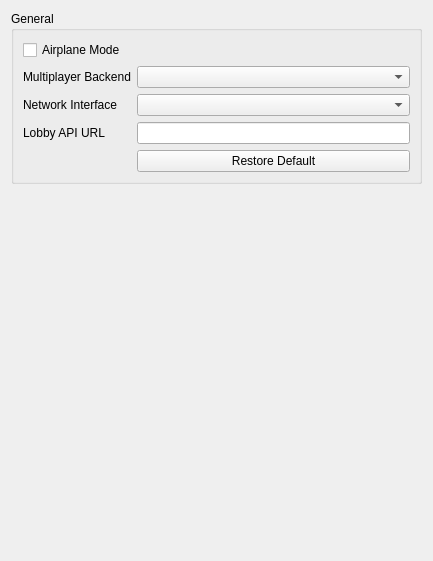
<?xml version="1.0" encoding="UTF-8"?>
<ui version="4.0">
 <class>ConfigureNetwork</class>
 <widget class="QWidget" name="ConfigureNetwork">
  <property name="geometry">
   <rect>
    <x>0</x>
    <y>0</y>
    <width>433</width>
    <height>561</height>
   </rect>
  </property>
  <property name="windowTitle">
   <string>Form</string>
  </property>
  <property name="accessibleName">
   <string>Network</string>
  </property>
  <layout class="QVBoxLayout" name="verticalLayout">
   <item>
    <layout class="QVBoxLayout" name="verticalLayout_3">
     <item>
      <widget class="QGroupBox" name="groupBox_2">
       <property name="title">
        <string>General</string>
       </property>
       <layout class="QGridLayout" name="gridLayout_2">
        <item row="0" column="0" colspan="2">
         <widget class="QCheckBox" name="airplane_mode">
          <property name="text">
           <string>Airplane Mode</string>
          </property>
          <property name="toolTip">
           <string>Disable all network functionality, similar to Nintendo Switch airplane mode</string>
          </property>
         </widget>
        </item>
        <item row="1" column="0">
         <widget class="QLabel" name="label_multiplayer_backend">
          <property name="text">
           <string>Multiplayer Backend</string>
          </property>
         </widget>
        </item>
        <item row="1" column="1">
         <widget class="QComboBox" name="multiplayer_backend"/>
        </item>
        <item row="2" column="1">
         <widget class="QComboBox" name="network_interface"/>
        </item>
        <item row="2" column="0">
         <widget class="QLabel" name="label_4">
          <property name="text">
           <string>Network Interface</string>
          </property>
         </widget>
        </item>
        <item row="3" column="0">
         <widget class="QLabel" name="label_lobby_api">
          <property name="text">
           <string>Lobby API URL</string>
          </property>
         </widget>
        </item>
        <item row="3" column="1">
         <widget class="QLineEdit" name="lobby_api_url"/>
        </item>
        <item row="4" column="1">
         <widget class="QPushButton" name="restore_default_lobby_api">
          <property name="text">
           <string>Restore Default</string>
          </property>
         </widget>
        </item>
       </layout>
      </widget>
     </item>
    </layout>
   </item>
   <item>
    <spacer name="verticalSpacer">
     <property name="orientation">
      <enum>Qt::Vertical</enum>
     </property>
     <property name="sizeHint" stdset="0">
      <size>
       <width>20</width>
       <height>40</height>
      </size>
     </property>
    </spacer>
   </item>
  </layout>
 </widget>
 <resources/>
 <connections/>
</ui>
